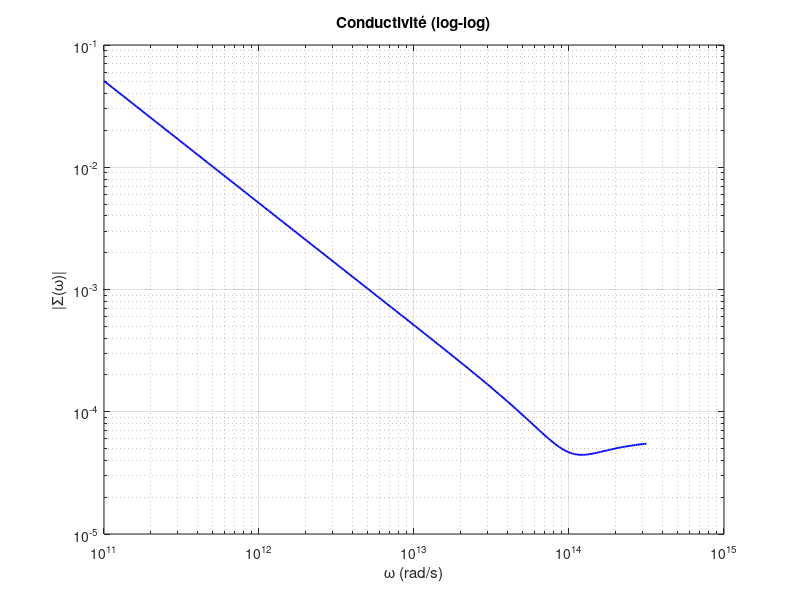
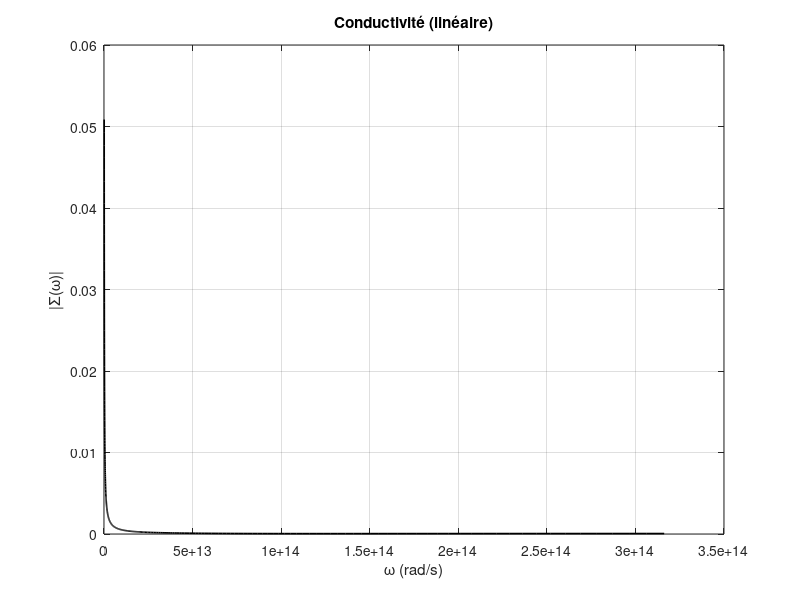

Recreate these plots in MATLAB, in order.
function Sigma = Sigma(w, damp, T, mu_c)
  % Calcul rapide de la conductivité complexe (Sigma)
  % w : fréquence angulaire en rad/s
  % damp : terme d’amortissement
  % T : température (K)
  % mu_c : potentiel chimique (J)

  % Constantes utiles
  e = 1.602e-19;
  hbar = 1.054e-34;
  kb = 1.381e-23;

  % Valeurs par défaut (si rien passé)
  if nargin < 4
    mu_c = 0.03 * e; % ~30 meV
  end
  if nargin < 3
    T = 290; % un peu en dessous de 300
  end
  if nargin < 2
    damp = 0.08; % légèrement plus faible
  end
  if nargin < 1
    w = logspace(11, 14.5, 250); % plage raisonnable
  end

  % Partie intrabande (valable surtout pour basses fréquences)
  num_intra = 2 * kb * T * e^2 * 1i * log(2 * cosh(mu_c / (2 * kb * T)));
  denom_intra = pi * hbar^2 * (w + 1i * damp);
  sigma_intra = num_intra ./ denom_intra;

  % Partie interbande (effets à haute fréquence)
  omega_c = hbar * (w + 1i * damp);
  x = (omega_c - 2 * mu_c) ./ (2 * kb * T);
  term1 = 0.5 + atan(x) / pi;
  term2 = log(((omega_c + 2*mu_c).^2) ./ ((omega_c - 2*mu_c).^2 + (2*kb*T)^2));
  sigma_inter = (e^2 / (4 * hbar)) * (term1 - 1i * term2 / (2 * pi));

  % Somme totale
  Sigma = sigma_intra + sigma_inter;

  % Tracés : 2 styles pour mieux voir
  figure;
  loglog(w, abs(Sigma), 'b', 'LineWidth', 1.3);
  grid on;
  xlabel('\omega (rad/s)');
  ylabel('|Σ(ω)|');
  title('Conductivité (log-log)');

  figure;
  plot(w, abs(Sigma), 'k', 'LineWidth', 1.2);
  grid on;
  xlabel('\omega (rad/s)');
  ylabel('|Σ(ω)|');
  title('Conductivité (linéaire)');
end

% Lancer avec les valeurs par défaut
Sigma();


